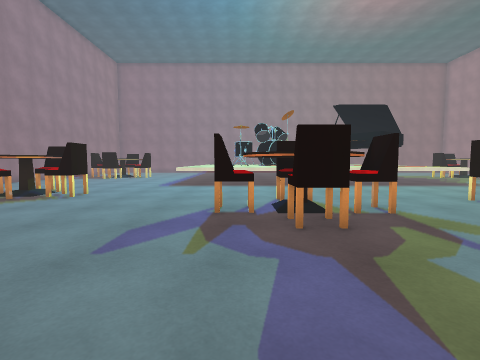
view 1 (above)

20 first-person views from a walk through a scene from a Unity 3-D project. The camera is 1.3 m above the floor, tilts 4° down and sees 85° across. Doors are open. The floor is counted in squares, 1 m on a side. Each view is taken from the middle of a square. On the plan, view 1 faces up. The plan holds only what a view shows up to about 13 squares ahead; the rest is blank. The place goes on beyond the plan. Some animated figures are not drawn. Some surface patterns are stand-ins.

view 2
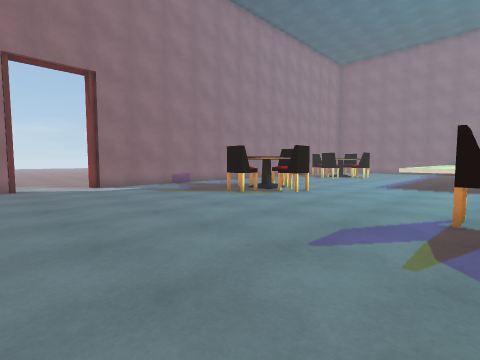

view 3
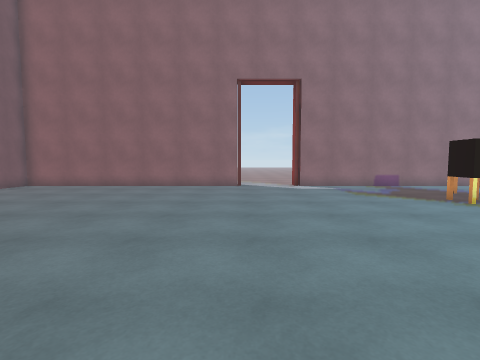

view 4
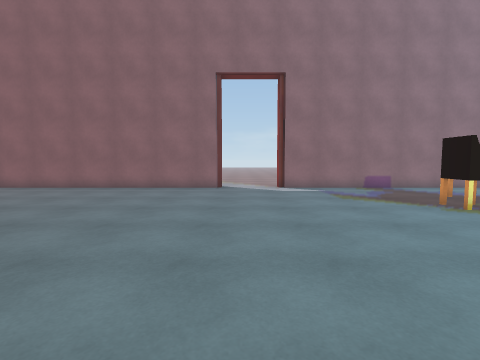

view 5
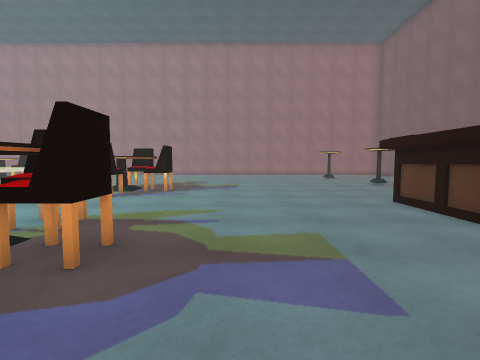

view 6
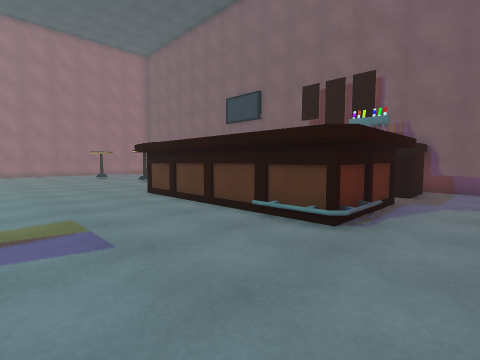

view 7
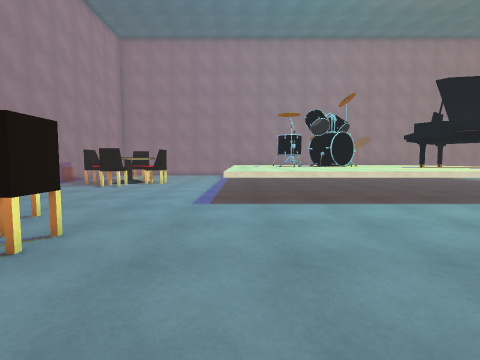

view 8
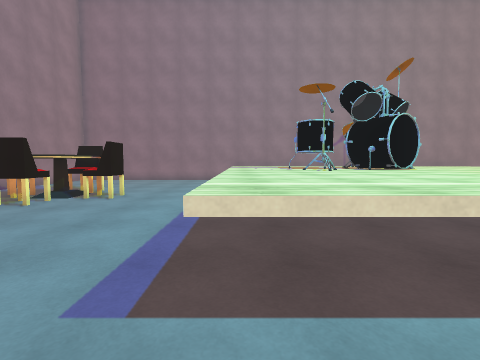

view 9
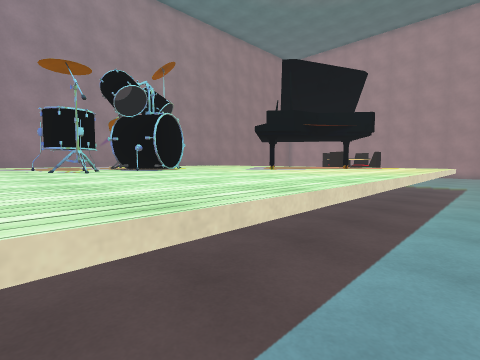

view 10
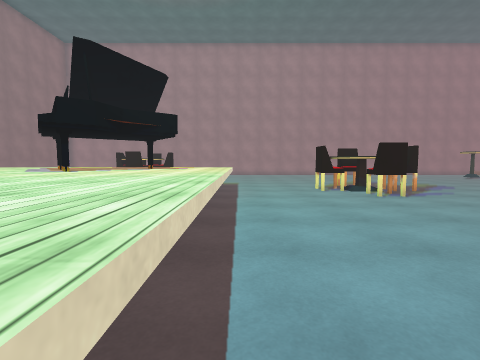

view 11
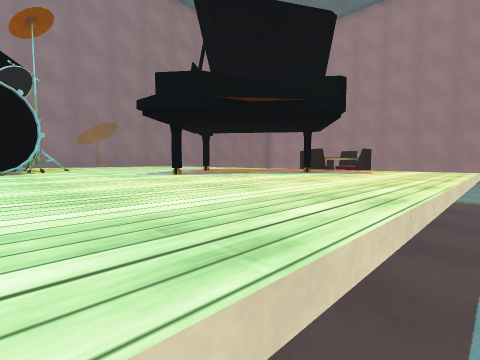

view 12
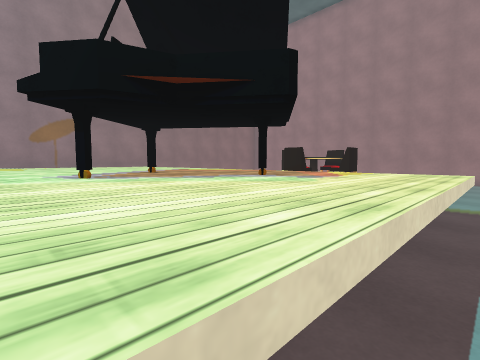

view 13
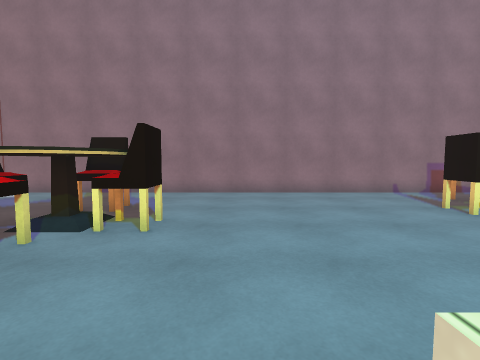

view 14
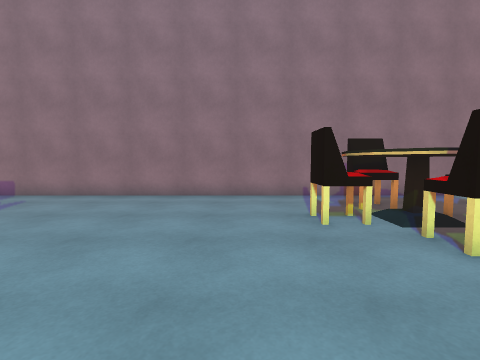

view 15
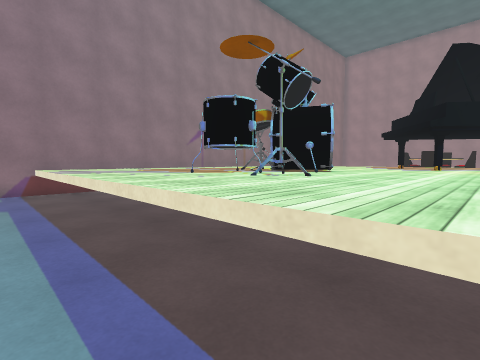

view 16
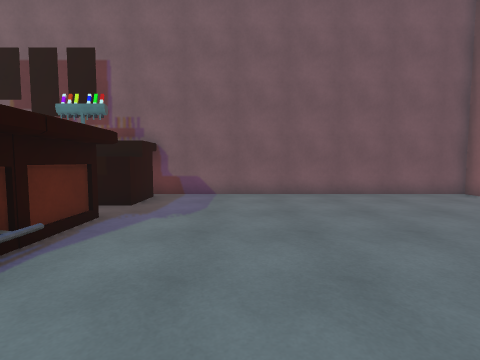

view 17
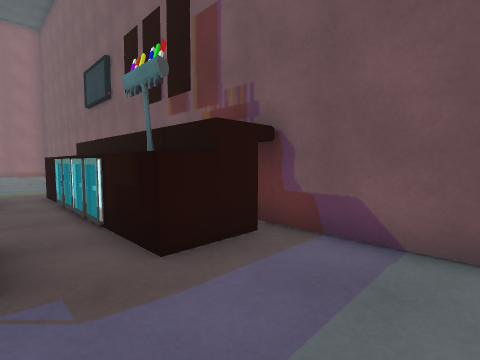

view 18
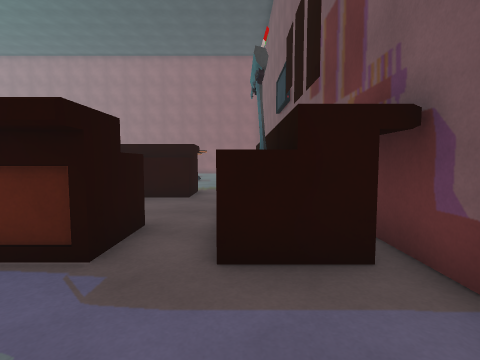

view 19
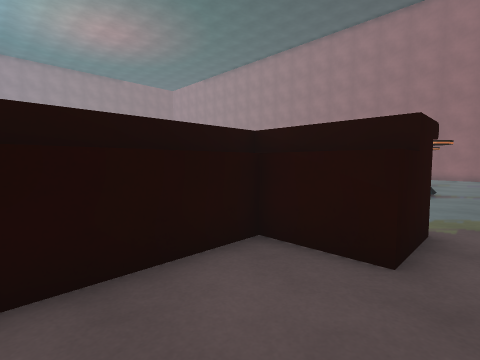

view 20
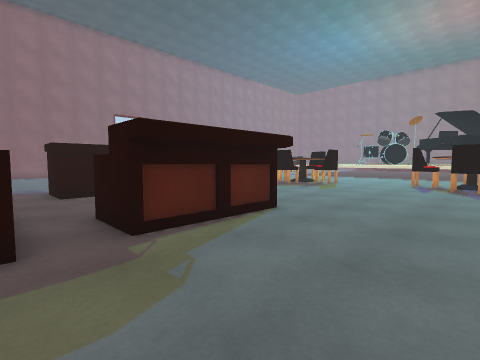

### Floor plan
Key: @ floor where view 1 was taken; # wall or solid block; . floor; D open door; ^ raised ledge; C chair; T table; A tap; O other object.
Columns run from 15 left of view 1 to 11 right of it. Each row starts with its distance up from view 1.
 25  #..   .....^^^^^^OO^^^ ^^
 24  #...C......^^^###O^^^^^^^^
 23  #.. TC.....^^^^^OO#^^^^^^^
 22  #.CCTTC....^^^O^#OO^^^^^^^
 21  #.CCTTC....^^^^^^^^^^^^O^^
 20  #...CC.....^^^^^^^^^O^^^^^
 19  #..........^^^^^^^^^^^^^^^
 18  #..........^^^^^^^^^^^^^O^
 17  #..........^^^^^^^^^^^^^^^
 16  #..........^^^^^^^^^^^^^^^
 15  #..........^^^^^^^^^^^^^^^
 14  #.........................
 13  #.........................
 12  #....CC...................
 11  #...CTTC..................
 10  #..CCTTCC..............TCC
  9  #....CC........CC.....CTT
  8  #....CC.......CT  ....CTT
  7  #............CCTTCC....TC
  6  #..............CCT......C.
  5  #..............CC.........
  4  D.........................
  3 DD.........................
  2 DD.........................
  1 DD.........................
  0 ##.............@...........
 -1  #.........................
 -2  #...........###OOOO###....
 -3  #...........#  OOOO###....
 -4  #...........#O OOOOOO#....
 -5  #...........OOO....OOO....
 -6  #...........OOO....OOO....
 -7  #.........................
 -8  #...........^^AOOOO^^.....
 -9  #...........###OOOO##
-10  ##############

Positions as (right, up) in squares from view 1, and headings:
1: (0, 0), facing up
2: (0, 0), facing up-left
3: (0, 1), facing left
4: (-1, 2), facing left
5: (-2, 3), facing right
6: (-4, 3), facing down-right
7: (-3, 6), facing up
8: (-3, 12), facing up
9: (-2, 13), facing up-right
10: (-2, 14), facing right
11: (3, 14), facing up-right
12: (5, 14), facing up-right
13: (-3, 14), facing left
14: (-4, 18), facing left
15: (-5, 18), facing up-right
16: (-5, 0), facing down
17: (-5, -6), facing down-right
18: (-5, -8), facing right
19: (1, -7), facing up-right
20: (11, -8), facing up-left
